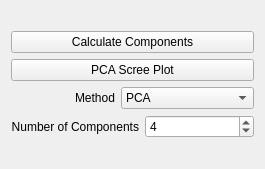
         <widget class="QWidget" name="page_5">
          <property name="geometry">
           <rect>
            <x>0</x>
            <y>0</y>
            <width>265</width>
            <height>169</height>
           </rect>
          </property>
          <attribute name="label">
           <string>Component Analysis</string>
          </attribute>
          <layout class="QGridLayout" name="gridLayout_15">
           <item row="0" column="0">
            <layout class="QGridLayout" name="gridLayout">
             <item row="0" column="0">
              <widget class="QPushButton" name="pb_calc_components">
               <property name="sizePolicy">
                <sizepolicy hsizetype="Preferred" vsizetype="Fixed">
                 <horstretch>0</horstretch>
                 <verstretch>0</verstretch>
                </sizepolicy>
               </property>
               <property name="styleSheet">
                <string notr="true"/>
               </property>
               <property name="text">
                <string>Calculate Components</string>
               </property>
              </widget>
             </item>
             <item row="1" column="0">
              <widget class="QPushButton" name="pb_pca_scree">
               <property name="sizePolicy">
                <sizepolicy hsizetype="Preferred" vsizetype="Fixed">
                 <horstretch>0</horstretch>
                 <verstretch>0</verstretch>
                </sizepolicy>
               </property>
               <property name="styleSheet">
                <string notr="true"/>
               </property>
               <property name="text">
                <string>PCA Scree Plot</string>
               </property>
              </widget>
             </item>
             <item row="2" column="0">
              <layout class="QHBoxLayout" name="horizontalLayout_5">
               <item>
                <widget class="QLabel" name="label_11">
                 <property name="text">
                  <string>Method</string>
                 </property>
                 <property name="alignment">
                  <set>Qt::AlignRight|Qt::AlignTrailing|Qt::AlignVCenter</set>
                 </property>
                </widget>
               </item>
               <item>
                <widget class="QComboBox" name="cb_comp_method">
                 <property name="sizePolicy">
                  <sizepolicy hsizetype="Preferred" vsizetype="Fixed">
                   <horstretch>0</horstretch>
                   <verstretch>0</verstretch>
                  </sizepolicy>
                 </property>
                 <item>
                  <property name="text">
                   <string>PCA</string>
                  </property>
                 </item>
                 <item>
                  <property name="text">
                   <string>NMF</string>
                  </property>
                 </item>
                 <item>
                  <property name="text">
                   <string>FastICA</string>
                  </property>
                 </item>
                 <item>
                  <property name="text">
                   <string>IncrementalPCA</string>
                  </property>
                 </item>
                 <item>
                  <property name="text">
                   <string>TruncatedSVD</string>
                  </property>
                 </item>
                 <item>
                  <property name="text">
                   <string>FactorAnalysis</string>
                  </property>
                 </item>
                 <item>
                  <property name="text">
                   <string>DictionaryLearning</string>
                  </property>
                 </item>
                </widget>
               </item>
              </layout>
             </item>
             <item row="3" column="0">
              <layout class="QHBoxLayout" name="horizontalLayout_6">
               <item>
                <widget class="QLabel" name="label">
                 <property name="text">
                  <string>Number of Components</string>
                 </property>
                 <property name="alignment">
                  <set>Qt::AlignRight|Qt::AlignTrailing|Qt::AlignVCenter</set>
                 </property>
                </widget>
               </item>
               <item>
                <widget class="QSpinBox" name="sb_ncomp">
                 <property name="minimum">
                  <number>1</number>
                 </property>
                 <property name="value">
                  <number>4</number>
                 </property>
                </widget>
               </item>
              </layout>
             </item>
            </layout>
           </item>
          </layout>
         </widget>
